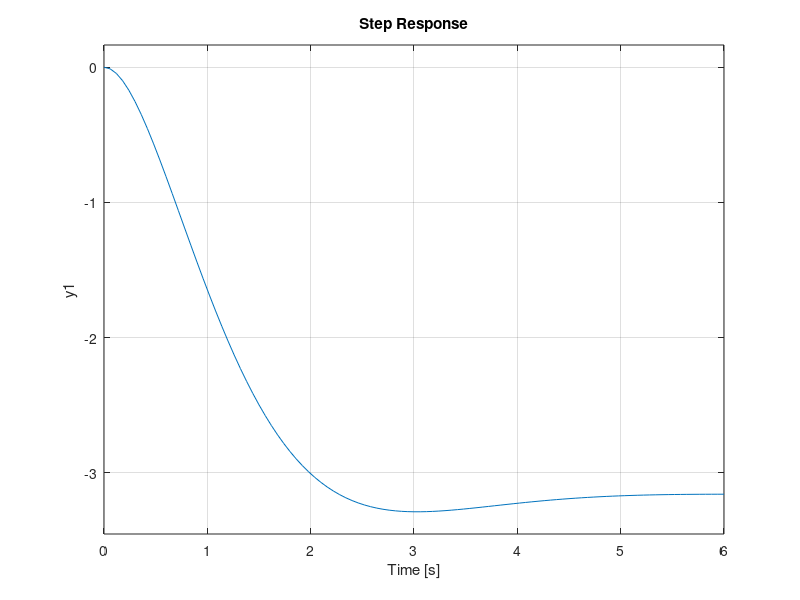

Recreate this plot in MATLAB.
g=9.8;
b= (-5/7)*g;
%initial conditions
x0=[3; %3 radians
    0]; %0 rad/s
%persamaan keadaan ball and plate system
%matriks keadaan
A=[0 1;
    0 0];
%matriks input 
B=[0;b];
%matriks keluaran
C=[1 0];
%matriks transmisi langsung
D=0;
%LQR
Q=[2 0; 0 0.05];
R=20;
K=lqr(A,B,Q,R);
%closed loop system
sys = ss((A-(B*K)),B,C,D);
step(sys)
